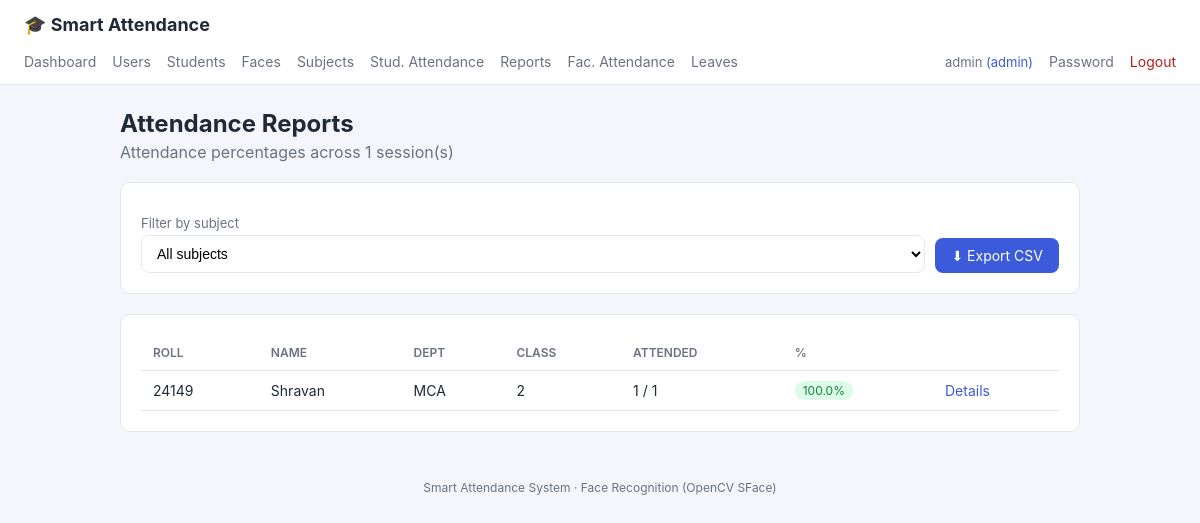
/reports/ (signed in), run on an earlier commit of the app's database.
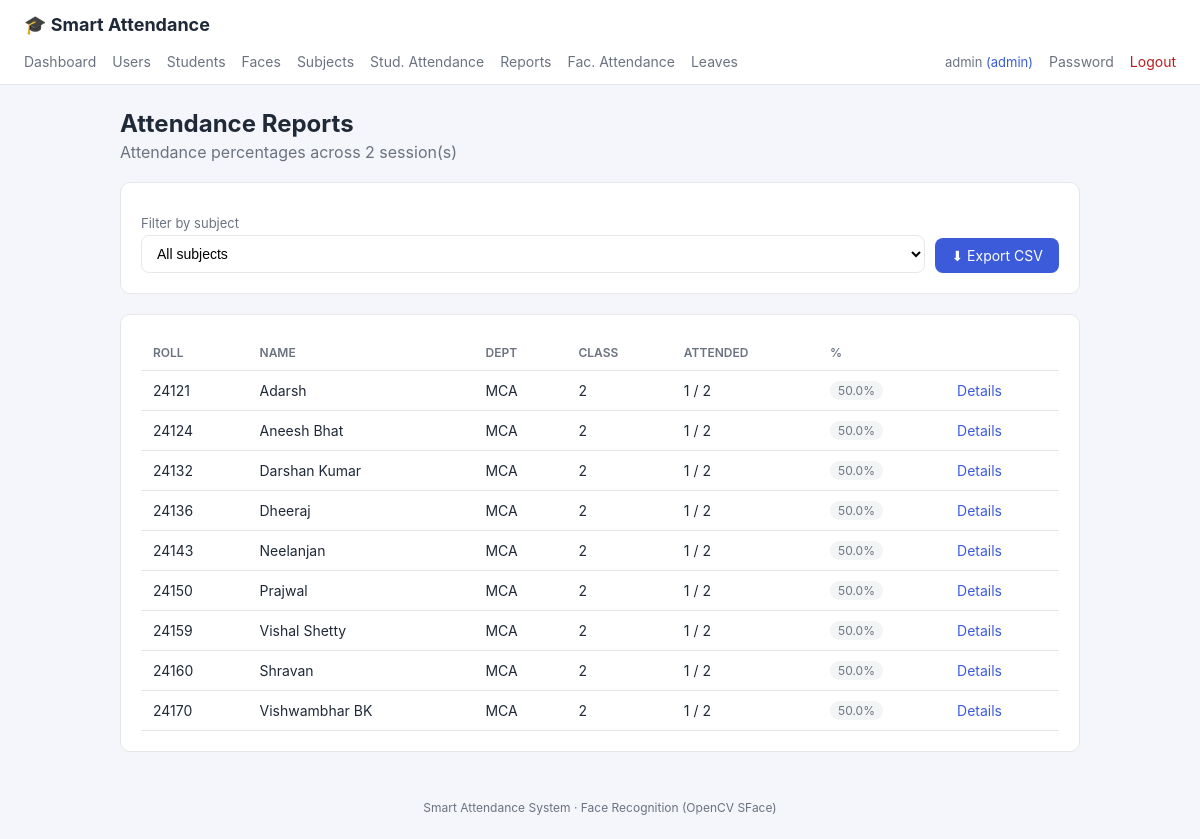
And on a later commit of the database.
### models.py (models this page shows, shortened)
class User(UserMixin, db.Model):
    __tablename__ = "users"
    id = db.Column(db.Integer, primary_key=True)
    username = db.Column(db.String(80), unique=True, nullable=False, index=True)
    email = db.Column(db.String(120), unique=True, nullable=False)
    password_hash = db.Column(db.String(255), nullable=False)
    role = db.Column(db.String(20), nullable=False, default=ROLE_STUDENT)
    created_at = db.Column(db.DateTime, default=datetime.utcnow)
    student_id = db.Column(db.Integer, db.ForeignKey("students.id"), nullable=True)
    student = db.relationship("Student", backref=db.backref("user", uselist=False))

class Student(db.Model):
    __tablename__ = "students"
    id = db.Column(db.Integer, primary_key=True)
    roll_number = db.Column(db.String(40), unique=True, nullable=False, index=True)
    name = db.Column(db.String(120), nullable=False)
    department = db.Column(db.String(80), default="")
    class_name = db.Column(db.String(80), default="")
    created_at = db.Column(db.DateTime, default=datetime.utcnow)
    face_samples = db.relationship(
        "FaceSample", backref="student", cascade="all, delete-orphan"
    )
    attendance_records = db.relationship(
        "Attendance", backref="student", cascade="all, delete-orphan"
    )

### blueprints/reports.py (the view)
@reports_bp.route("/")
@login_required
@staff_required
def index():
    subject_id = request.args.get("subject_id", type=int)
    total_sessions, rows = _student_stats(subject_id)
    return render_template("reports/index.html",
                           subjects=Subject.query.order_by(Subject.code).all(),
                           selected_subject=subject_id,
                           total_sessions=total_sessions, rows=rows)

### templates/reports/index.html (shortened to what this page needs)
{% extends "base.html" %}
{% block content %}
<h1>Attendance Reports</h1>
<p class="subtitle">Attendance percentages across {{ total_sessions }} session(s)</p>
<div class="card">
  <form method="get" style="display:flex;gap:10px;align-items:flex-end;flex-wrap:wrap">
    <div style="flex:1;min-width:200px">
      <label>Filter by subject</label>
      <select name="subject_id" onchange="this.form.submit()">
        <option value="">All subjects</option>
      </select>
    </div>
    <a class="btn" href="{{ url_for('reports.export_csv', subject_id=selected_subject or '') }}">⬇ Export CSV</a>
  </form>
</div>
<div class="card">
  {% if rows %}
  <table>
    <tr><th>Roll</th><th>Name</th><th>Dept</th><th>Class</th><th>Attended</th><th>%</th><th></th></tr>
    {% for r in rows %}
    <tr>
      <td>{{ r.student.roll_number }}</td>
      <td>{{ r.student.name }}</td>
      <td>{{ r.student.department or '—' }}</td>
      <td>{{ r.student.class_name or '—' }}</td>
      <td>{{ r.present }} / {{ r.total }}</td>
      <td>
        <span class="badge {{ 'badge-yes' if r.percentage >= 75 else ('badge-no' if r.percentage < 50 else 'badge-muted') }}">
          {{ r.percentage }}%</span>
      </td>
      <td><a href="{{ url_for('reports.student_detail', student_id=r.student.id) }}">Details</a></td>
    </tr>
    {% endfor %}
  </table>
  {% else %}
  <p class="muted">No students to report on.</p>
  {% endif %}
</div>
{% endblock %}

### templates/base.html (shortened to what this page needs)
<!DOCTYPE html>
<html lang="en">
<head>
  <link rel="stylesheet" href="{{ url_for('static', filename='style.css') }}">
</head>
<body>
  <header class="topbar">
    <div class="brand">
      <a href="{{ url_for('dashboard.index') if current_user.is_authenticated else url_for('auth.login') }}">
        🎓 Smart Attendance
      </a>
    </div>
    {% if current_user.is_authenticated %}
    <nav class="nav">
      <a href="{{ url_for('dashboard.index') }}">Dashboard</a>
      {% if current_user.role == 'admin' %}
        <a href="{{ url_for('admin.list_users') }}">Users</a>
      {% endif %}
      {% if current_user.role in ['admin', 'faculty', 'director'] %}
        <a href="{{ url_for('students.list_students') }}">Students</a>
        <a href="{{ url_for('faces.index') }}">Faces</a>
        <a href="{{ url_for('attendance.subjects') }}">Subjects</a>
        <a href="{{ url_for('attendance.index') }}">Stud. Attendance</a>
        <a href="{{ url_for('reports.index') }}">Reports</a>
      {% endif %}
      {% if current_user.role in ['admin', 'director'] %}
        <a href="{{ url_for('director.faculty_attendance_index') }}">Fac. Attendance</a>
        <a href="{{ url_for('director.leaves_index') }}">Leaves</a>
      {% endif %}
      <span class="who">{{ current_user.username }} <em>({{ current_user.role }})</em></span>
      <a href="{{ url_for('auth.change_password') }}">Password</a>
      <a class="btn-link" href="{{ url_for('auth.logout') }}">Logout</a>
    </nav>
    {% endif %}
  </header>
  <main class="container">
    {% block content %}{% endblock %}
  </main>
  <footer class="footer">Smart Attendance System · Face Recognition (OpenCV SFace)</footer>
</body>
</html>

### static/style.css (style rules this page uses)
:root { --bg: #f4f6fb; --card: #ffffff; --primary: #3b5bdb; --primary-dark: #2f49b0; --text: #1f2937; --muted: #6b7280; --border: #e5e7eb; --success: #15803d; --danger: #b91c1c; --warning: #b45309; }
* { box-sizing: border-box; }
body { margin: 0; font-family: -apple-system, "Segoe UI", Roboto, Helvetica, Arial, sans-serif; background: var(--bg); color: var(--text); }
a { color: var(--primary); text-decoration: none; }
.topbar { background: #fff; border-bottom: 1px solid var(--border); padding: 0 24px; }
.brand a { font-size: 18px; font-weight: 700; color: var(--text); padding: 14px 0; display: inline-block; }
.nav { display: flex; align-items: center; gap: 16px; padding: 0 0 10px; flex-wrap: wrap; }
.nav a { color: var(--muted); font-size: 14px; padding: 4px 0; }
.nav .who { font-size: 13px; color: var(--muted); }
.nav .who em { color: var(--primary); font-style: normal; }
.btn-link { color: var(--danger) !important; }
.container { max-width: 1000px; margin: 24px auto; padding: 0 20px; }
.footer { text-align: center; color: var(--muted); font-size: 12px; padding: 24px; }
h1 { font-size: 24px; margin: 0 0 4px; }
.subtitle { color: var(--muted); margin: 0 0 20px; }
.card { background: var(--card); border: 1px solid var(--border); border-radius: 10px; padding: 20px; margin-bottom: 20px; }
label { display: block; font-size: 13px; color: var(--muted); margin: 12px 0 4px; }
input, select { width: 100%; padding: 9px 11px; border: 1px solid var(--border); border-radius: 8px; font-size: 14px; background: #fff; }
.btn { display: inline-block; background: var(--primary); color: #fff; border: none; padding: 9px 16px; border-radius: 8px; font-size: 14px; cursor: pointer; text-decoration: none; }
table { width: 100%; border-collapse: collapse; }
th, td { text-align: left; padding: 10px 12px; border-bottom: 1px solid var(--border); font-size: 14px; }
th { color: var(--muted); font-weight: 600; font-size: 12px; text-transform: uppercase; }
.badge { display: inline-block; padding: 2px 8px; border-radius: 999px; font-size: 12px; }
.badge-muted { background: #f3f4f6; color: var(--muted); }

What changed in the data, as far as the page shows it:
removed Student: student.roll_number "24149", student.name "Shravan", student "MCA", student "2"
added Student: student.roll_number "24121", student.name "Adarsh", student "MCA", student "2"
added Student: student.roll_number "24124", student.name "Aneesh Bhat", student "MCA", student "2"
added Student: student.roll_number "24132", student.name "Darshan Kumar", student "MCA", student "2"
added Student: student.roll_number "24136", student.name "Dheeraj", student "MCA", student "2"
added Student: student.roll_number "24143", student.name "Neelanjan", student "MCA", student "2"
added Student: student.roll_number "24150", student.name "Prajwal", student "MCA", student "2"
added Student: student.roll_number "24159", student.name "Vishal Shetty", student "MCA", student "2"
added Student: student.roll_number "24160", student.name "Shravan", student "MCA", student "2"
added Student: student.roll_number "24170", student.name "Vishwambhar BK", student "MCA", student "2"
Also different on the page:
{{ total_sessions }}: "1" → "2"
new list line: "1 / 2 50.0 % Details"
list line gone: "1 / 1 100.0 % Details"
